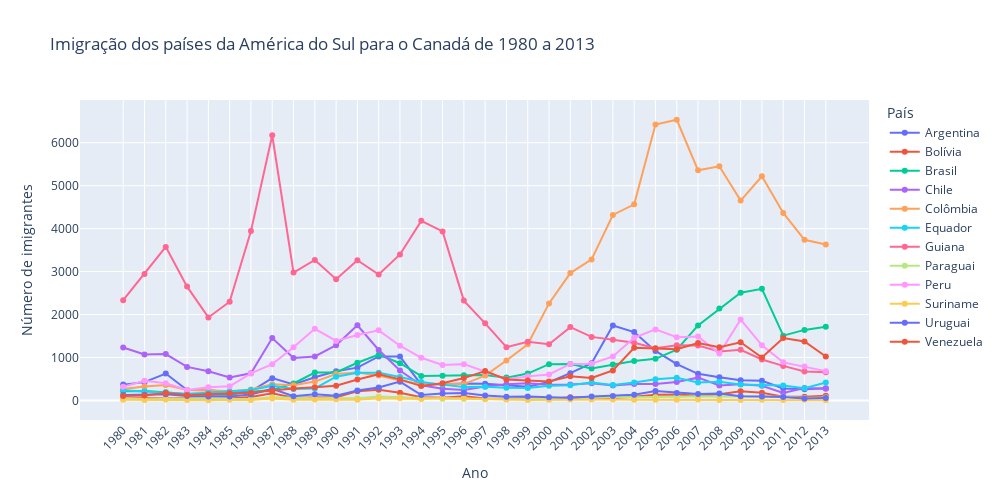

Source (notebook cell):
### Code cell
fig = px.line(america_sul_final, x=america_sul_final.index, y=america_sul_final.columns, color='País', title='Imigração dos países da América do Sul para o Canadá de 1980 a 2013', markers=True)
fig.update_layout(width=1000, height=500, xaxis={'tickangle': -45}, xaxis_title='Ano', yaxis_title='Número de imigrantes')
fig.show()

### Figure 1 — Plotly figure (JSON) as saved in the notebook; plotly's stock layout.template omitted (floating-point values rounded to 4 significant figures)
{"data": [{"hovertemplate": "País=Argentina<br>index=%{x}<br>value=%{y}<extra></extra>", "legendgroup": "Argentina", "line": {"color": "#636efa", "dash": "solid"}, "marker": {"symbol": "circle"}, "mode": "lines+markers", "name": "Argentina", "orientation": "v", "showlegend": true, "type": "scatter", "x": ["1980", "1981", "1982", "1983", "1984", "1985", "1986", "1987", "1988", "1989", "1990", "1991", "1992", "1993", "1994", "1995", "1996", "1997", "1998", "1999", "2000", "2001", "2002", "2003", "2004", "2005", "2006", "2007", "2008", "2009", "2010", "2011", "2012", "2013"], "xaxis": "x", "y": [368, 426, 626, 241, 237, 196, 213, 519, 374, 538, 678, 763, 1023, 1022, 366, 380, 396, 391, 349, 318, 427, 635, 865, 1745, 1591, 1153, 847, 620, 540, 467, 459, 278, 263, 282], "yaxis": "y"}, {"hovertemplate": "País=Bolívia<br>index=%{x}<br>value=%{y}<extra></extra>", "legendgroup": "Bolívia", "line": {"color": "#EF553B", "dash": "solid"}, "marker": {"symbol": "circle"}, "mode": "lines+markers", "name": "Bolívia", "orientation": "v", "showlegend": true, "type": "scatter", "x": ["1980", "1981", "1982", "1983", "1984", "1985", "1986", "1987", "1988", "1989", "1990", "1991", "1992", "1993", "1994", "1995", "1996", "1997", "1998", "1999", "2000", "2001", "2002", "2003", "2004", "2005", "2006", "2007", "2008", "2009", "2010", "2011", "2012", "2013"], "xaxis": "x", "y": [44, 52, 42, 49, 38, 44, 79, 165, 63, 68, 71, 214, 247, 180, 75, 61, 96, 43, 33, 42, 33, 72, 57, 59, 85, 134, 139, 107, 143, 214, 180, 86, 83, 107], "yaxis": "y"}, {"hovertemplate": "País=Brasil<br>index=%{x}<br>value=%{y}<extra></extra>", "legendgroup": "Brasil", "line": {"color": "#00cc96", "dash": "solid"}, "marker": {"symbol": "circle"}, "mode": "lines+markers", "name": "Brasil", "orientation": "v", "showlegend": true, "type": "scatter", "x": ["1980", "1981", "1982", "1983", "1984", "1985", "1986", "1987", "1988", "1989", "1990", "1991", "1992", "1993", "1994", "1995", "1996", "1997", "1998", "1999", "2000", "2001", "2002", "2003", "2004", "2005", "2006", "2007", "2008", "2009", "2010", "2011", "2012", "2013"], "xaxis": "x", "y": [211, 220, 192, 139, 145, 130, 205, 244, 394, 650, 650, 877, 1066, 866, 566, 572, 586, 591, 531, 626, 845, 847, 745, 839, 917, 969, 1181, 1746, 2138, 2509, 2598, 1508, 1642, 1714], "yaxis": "y"}, {"hovertemplate": "País=Chile<br>index=%{x}<br>value=%{y}<extra></extra>", "legendgroup": "Chile", "line": {"color": "#ab63fa", "dash": "solid"}, "marker": {"symbol": "circle"}, "mode": "lines+markers", "name": "Chile", "orientation": "v", "showlegend": true, "type": "scatter", "x": ["1980", "1981", "1982", "1983", "1984", "1985", "1986", "1987", "1988", "1989", "1990", "1991", "1992", "1993", "1994", "1995", "1996", "1997", "1998", "1999", "2000", "2001", "2002", "2003", "2004", "2005", "2006", "2007", "2008", "2009", "2010", "2011", "2012", "2013"], "xaxis": "x", "y": [1233, 1069, 1078, 781, 681, 533, 633, 1454, 990, 1023, 1286, 1749, 1175, 697, 352, 273, 244, 325, 376, 397, 366, 369, 401, 347, 383, 384, 427, 530, 350, 375, 340, 174, 291, 273], "yaxis": "y"}, {"hovertemplate": "País=Colômbia<br>index=%{x}<br>value=%{y}<extra></extra>", "legendgroup": "Colômbia", "line": {"color": "#FFA15A", "dash": "solid"}, "marker": {"symbol": "circle"}, "mode": "lines+markers", "name": "Colômbia", "orientation": "v", "showlegend": true, "type": "scatter", "x": ["1980", "1981", "1982", "1983", "1984", "1985", "1986", "1987", "1988", "1989", "1990", "1991", "1992", "1993", "1994", "1995", "1996", "1997", "1998", "1999", "2000", "2001", "2002", "2003", "2004", "2005", "2006", "2007", "2008", "2009", "2010", "2011", "2012", "2013"], "xaxis": "x", "y": [266, 326, 360, 244, 235, 214, 257, 376, 352, 439, 614, 652, 582, 464, 375, 371, 381, 578, 929, 1306, 2259, 2965, 3283, 4318, 4566, 6424, 6535, 5357, 5452, 4652, 5218, 4366, 3741, 3631], "yaxis": "y"}, {"hovertemplate": "País=Equador<br>index=%{x}<br>value=%{y}<extra></extra>", "legendgroup": "Equador", "line": {"color": "#19d3f3", "dash": "solid"}, "marker": {"symbol": "circle"}, "mode": "lines+markers", "name": "Equador", "orientation": "v", "showlegend": true, "type": "scatter", "x": ["1980", "1981", "1982", "1983", "1984", "1985", "1986", "1987", "1988", "1989", "1990", "1991", "1992", "1993", "1994", "1995", "1996", "1997", "1998", "1999", "2000", "2001", "2002", "2003", "2004", "2005", "2006", "2007", "2008", "2009", "2010", "2011", "2012", "2013"], "xaxis": "x", "y": [238, 207, 184, 155, 179, 208, 240, 344, 265, 278, 552, 643, 644, 547, 431, 368, 310, 317, 295, 291, 342, 353, 418, 361, 417, 491, 525, 419, 437, 373, 353, 348, 282, 418], "yaxis": "y"}, {"hovertemplate": "País=Guiana<br>index=%{x}<br>value=%{y}<extra></extra>", "legendgroup": "Guiana", "line": {"color": "#FF6692", "dash": "solid"}, "marker": {"symbol": "circle"}, "mode": "lines+markers", "name": "Guiana", "orientation": "v", "showlegend": true, "type": "scatter", "x": ["1980", "1981", "1982", "1983", "1984", "1985", "1986", "1987", "1988", "1989", "1990", "1991", "1992", "1993", "1994", "1995", "1996", "1997", "1998", "1999", "2000", "2001", "2002", "2003", "2004", "2005", "2006", "2007", "2008", "2009", "2010", "2011", "2012", "2013"], "xaxis": "x", "y": [2334, 2943, 3575, 2650, 1932, 2299, 3942, 6174, 2977, 3270, 2824, 3266, 2932, 3399, 4181, 3935, 2324, 1795, 1238, 1366, 1308, 1707, 1479, 1410, 1341, 1215, 1286, 1277, 1137, 1180, 953, 804, 676, 656], "yaxis": "y"}, {"hovertemplate": "País=Paraguai<br>index=%{x}<br>value=%{y}<extra></extra>", "legendgroup": "Paraguai", "line": {"color": "#B6E880", "dash": "solid"}, "marker": {"symbol": "circle"}, "mode": "lines+markers", "name": "Paraguai", "orientation": "v", "showlegend": true, "type": "scatter", "x": ["1980", "1981", "1982", "1983", "1984", "1985", "1986", "1987", "1988", "1989", "1990", "1991", "1992", "1993", "1994", "1995", "1996", "1997", "1998", "1999", "2000", "2001", "2002", "2003", "2004", "2005", "2006", "2007", "2008", "2009", "2010", "2011", "2012", "2013"], "xaxis": "x", "y": [45, 26, 32, 40, 48, 36, 34, 72, 53, 48, 56, 51, 94, 75, 46, 39, 38, 30, 25, 34, 29, 34, 60, 88, 74, 75, 88, 98, 95, 88, 89, 83, 55, 66], "yaxis": "y"}, {"hovertemplate": "País=Peru<br>index=%{x}<br>value=%{y}<extra></extra>", "legendgroup": "Peru", "line": {"color": "#FF97FF", "dash": "solid"}, "marker": {"symbol": "circle"}, "mode": "lines+markers", "name": "Peru", "orientation": "v", "showlegend": true, "type": "scatter", "x": ["1980", "1981", "1982", "1983", "1984", "1985", "1986", "1987", "1988", "1989", "1990", "1991", "1992", "1993", "1994", "1995", "1996", "1997", "1998", "1999", "2000", "2001", "2002", "2003", "2004", "2005", "2006", "2007", "2008", "2009", "2010", "2011", "2012", "2013"], "xaxis": "x", "y": [317, 456, 401, 241, 306, 328, 628, 843, 1237, 1667, 1384, 1522, 1632, 1274, 993, 827, 845, 676, 493, 560, 603, 849, 855, 1023, 1460, 1653, 1473, 1490, 1094, 1884, 1283, 886, 787, 682], "yaxis": "y"}, {"hovertemplate": "País=Suriname<br>index=%{x}<br>value=%{y}<extra></extra>", "legendgroup": "Suriname", "line": {"color": "#FECB52", "dash": "solid"}, "marker": {"symbol": "circle"}, "mode": "lines+markers", "name": "Suriname", "orientation": "v", "showlegend": true, "type": "scatter", "x": ["1980", "1981", "1982", "1983", "1984", "1985", "1986", "1987", "1988", "1989", "1990", "1991", "1992", "1993", "1994", "1995", "1996", "1997", "1998", "1999", "2000", "2001", "2002", "2003", "2004", "2005", "2006", "2007", "2008", "2009", "2010", "2011", "2012", "2013"], "xaxis": "x", "y": [15, 10, 21, 12, 5, 16, 7, 46, 16, 24, 26, 13, 53, 51, 32, 58, 51, 35, 22, 11, 16, 22, 22, 22, 17, 15, 16, 20, 9, 12, 13, 11, 16, 4], "yaxis": "y"}, {"hovertemplate": "País=Uruguai<br>index=%{x}<br>value=%{y}<extra></extra>", "legendgroup": "Uruguai", "line": {"color": "#636efa", "dash": "solid"}, "marker": {"symbol": "circle"}, "mode": "lines+markers", "name": "Uruguai", "orientation": "v", "showlegend": true, "type": "scatter", "x": ["1980", "1981", "1982", "1983", "1984", "1985", "1986", "1987", "1988", "1989", "1990", "1991", "1992", "1993", "1994", "1995", "1996", "1997", "1998", "1999", "2000", "2001", "2002", "2003", "2004", "2005", "2006", "2007", "2008", "2009", "2010", "2011", "2012", "2013"], "xaxis": "x", "y": [128, 132, 146, 105, 90, 92, 137, 269, 99, 144, 111, 229, 299, 437, 125, 164, 171, 117, 87, 93, 75, 64, 91, 103, 130, 217, 175, 147, 160, 99, 93, 81, 47, 58], "yaxis": "y"}, {"hovertemplate": "País=Venezuela<br>index=%{x}<br>value=%{y}<extra></extra>", "legendgroup": "Venezuela", "line": {"color": "#EF553B", "dash": "solid"}, "marker": {"symbol": "circle"}, "mode": "lines+markers", "name": "Venezuela", "orientation": "v", "showlegend": true, "type": "scatter", "x": ["1980", "1981", "1982", "1983", "1984", "1985", "1986", "1987", "1988", "1989", "1990", "1991", "1992", "1993", "1994", "1995", "1996", "1997", "1998", "1999", "2000", "2001", "2002", "2003", "2004", "2005", "2006", "2007", "2008", "2009", "2010", "2011", "2012", "2013"], "xaxis": "x", "y": [103, 117, 174, 124, 142, 165, 179, 229, 279, 304, 344, 487, 610, 490, 334, 402, 520, 686, 489, 464, 443, 560, 524, 699, 1224, 1211, 1192, 1335, 1239, 1353, 998, 1452, 1373, 1022], "yaxis": "y"}], "layout": {"height": 500, "legend": {"title": {"text": "País"}, "tracegroupgap": 0}, "title": {"text": "Imigração dos países da América do Sul para o Canadá de 1980 a 2013"}, "width": 1000, "xaxis": {"anchor": "y", "domain": [0, 1], "tickangle": -45, "title": {"text": "Ano"}}, "yaxis": {"anchor": "x", "domain": [0, 1], "title": {"text": "Número de imigrantes"}}}}
